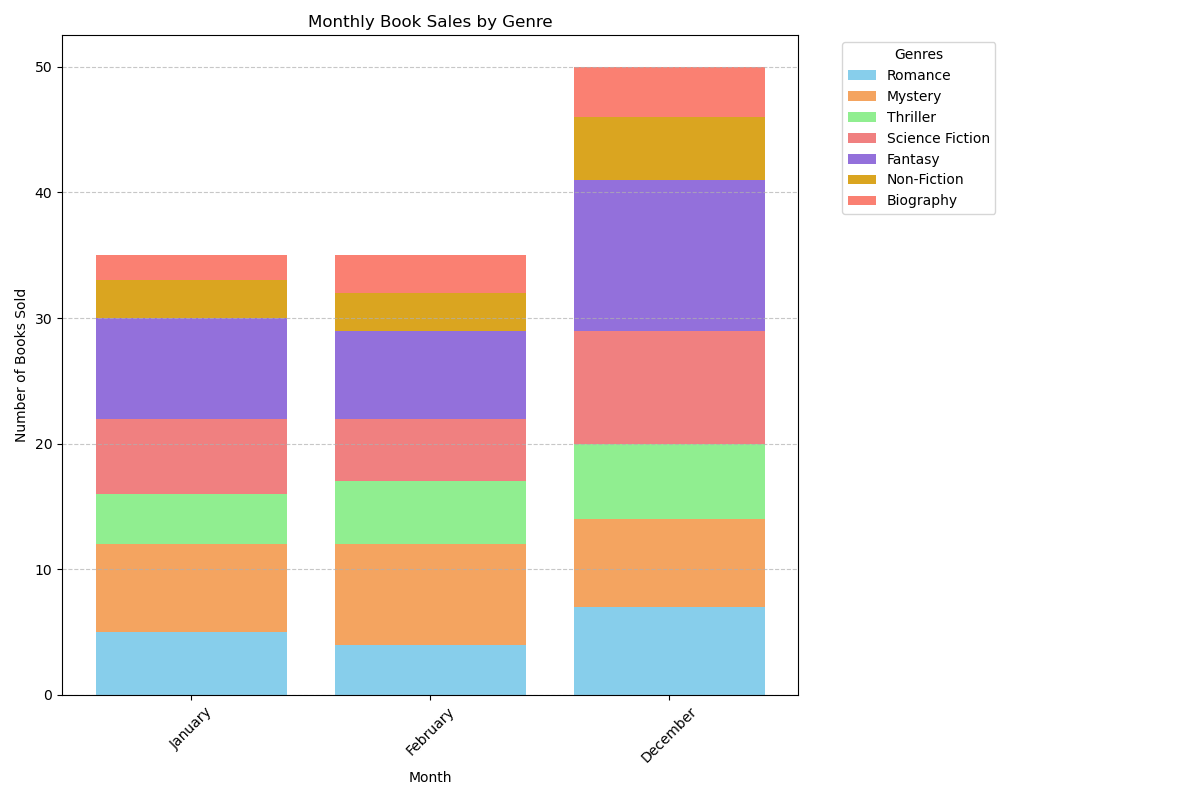

This figure's Python source:

import matplotlib.pyplot as plt

# Given data
data = [
    {'Month': 'January', 'Romance': 5, 'Mystery': 7, 'Thriller': 4, 'Science Fiction': 6, 'Fantasy': 8, 'Non-Fiction': 3, 'Biography': 2},
    {'Month': 'February', 'Romance': 4, 'Mystery': 8, 'Thriller': 5, 'Science Fiction': 5, 'Fantasy': 7, 'Non-Fiction': 3, 'Biography': 3},
    # ... (remaining data)
    {'Month': 'December', 'Romance': 7, 'Mystery': 7, 'Thriller': 6, 'Science Fiction': 9, 'Fantasy': 12, 'Non-Fiction': 5, 'Biography': 4}
]

# Extracting months and genre names
months = [entry['Month'] for entry in data]
genres = list(data[0].keys())[1:]  # Assuming all dicts have the same keys

# Preparing data for stacking
values_by_genre = {genre: [entry[genre] for entry in data] for genre in genres}

# Initial bottom values for the stacking
bottoms = [0] * len(months)

# Define colors to differentiate the genres
colors = ['skyblue', 'sandybrown', 'lightgreen', 'lightcoral', 'mediumpurple', 'goldenrod', 'salmon']

# Set up the figure and axis
fig, ax = plt.subplots(figsize=(12, 8))

# Create separate bar stacks for each genre
for i, genre in enumerate(genres):
    ax.bar(months, values_by_genre[genre], label=genre, bottom=bottoms, color=colors[i])
    # Update bottoms for next stack
    bottoms = [bottoms[j] + values_by_genre[genre][j] for j in range(len(bottoms))]

# Add some visual improvements
ax.set_title('Monthly Book Sales by Genre')
ax.set_xlabel('Month')
ax.set_ylabel('Number of Books Sold')
ax.set_xticklabels(months, rotation=45)
ax.legend(title='Genres', bbox_to_anchor=(1.05, 1), loc='upper left')
ax.grid(axis='y', linestyle='--', alpha=0.7)

# Tight layout to fit legend
plt.tight_layout(rect=[0, 0, 0.85, 1])

# Show the plot
plt.show()
